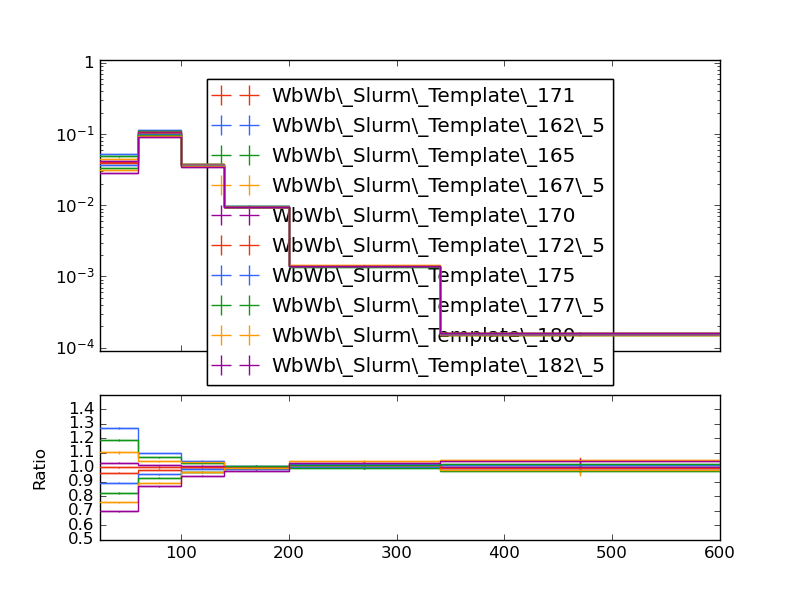

Python code for this plot:
#! /usr/bin/env python

# This Python script was auto-generated using YODA v2.0.1.
# Analysis object: /WbWb_singlelepton/pT_jet2
# Timestamp: 12-01-2026 (12:51:18)

import matplotlib as mpl
import matplotlib.pyplot as plt
mpl.use('Agg') # comment out for interactive use
import os
import numpy as np

plotDir = os.path.split(os.path.realpath(__file__))[0]
if 'YODA_USER_PLOT_PATH' in globals():
    plot_outdir = globals()['YODA_USER_PLOT_PATH']
else:
    plot_outdir = plotDir

#plot style
plt.style.use(os.path.join(plotDir, '../default.mplstyle'))

plt.rcParams['text.usetex'] = False
plt.style.use(['classic'])
plt.rc('font', family='DejaVu Sans')
# plot metadata
figW, figH = plt.rcParams['figure.figsize']
ax_xLabel = r''
ax_yLabel = r''
ax_title  = r''
ax_xScale = 'linear'
ax_yScale = 'log'
xLims = (25.0, 600.0)
yLims = (9e-05, 1.1)

# TeX-friendly labels for the legend
labels = {
    'legend' : ([ r"WbWb\_Slurm\_Template\_171", r"WbWb\_Slurm\_Template\_162\_5", r"WbWb\_Slurm\_Template\_165", r"WbWb\_Slurm\_Template\_167\_5", r"WbWb\_Slurm\_Template\_170", r"WbWb\_Slurm\_Template\_172\_5", r"WbWb\_Slurm\_Template\_175", r"WbWb\_Slurm\_Template\_177\_5", r"WbWb\_Slurm\_Template\_180", r"WbWb\_Slurm\_Template\_182\_5" ], r""),
}

# Adjust canvas width and height
canvasW = 10.0
canvasH = 9.0
figW *= canvasW/10.
figH *= canvasH/9.

# Create figure and axis objects
fig, (ax, ratio0_ax) = plt.subplots(2, 1, sharex=True,
                  figsize=(figW,figH), gridspec_kw={'height_ratios': (6.0, 3.0)})

# Set figure margins
plt.subplots_adjust(
    left   = 1.0 * plt.rcParams['figure.subplot.left'],
    right  = 1.0 * plt.rcParams['figure.subplot.right'],
    top    = 1.0 * plt.rcParams['figure.subplot.top'],
    bottom = 1.0 * plt.rcParams['figure.subplot.bottom'])

ratio0_ax.yaxis.set_major_locator(mpl.ticker.MultipleLocator(0.1))
ratio0_ax.set_ylim(0.5, 1.4999)
ratio0_ax.set_ylabel('Ratio')

# the numerical data is stored in a separate file
dataf = dict()
prefix = os.path.split(__file__)[0]
if prefix:    prefix = prefix + '/'
exec(open(prefix+'pT_jet2__data.py').read(), dataf)


legend_handles = dict() # keep track of handles for the legend

# style options for curves
# starts at zorder>=5 to draw curve on top of legend
styles = {
  'WbWb_LO_PS_Had_171/Analysis/WbWb_Slurm_Template_171.yoda.gz': {
    'color' : '#EE3311',
    'linestyle' : '-',
    'linewidth' : 1,
    'marker' : 'none',
    'markersize' : 2,
    'capsize' : 0.0,
    'zorder' : 5,
    'histstyle' : 1,
    'drawstyle' : 'steps-pre',
    'xerrorbars' : 1,
    'yerrorbars' : 1,
    'fillcolor' : None,
    'fillopacity' : 1.0,
    'ratio0_linestyle' : '-',
    'ratio0_linewidth' : 1,
    'ratio0_marker' : 'none',
    'ratio0_markersize' : 2,
    'ratio0_capsize' : 0.0,
    'ratio0_zorder' : 5,
    'ratio0_histstyle' : 1,
    'ratio0_drawstyle' : 'steps-pre',
    'ratio0_xerrorbars' : 1,
    'ratio0_yerrorbars' : 1,
  },
  'WbWb_LO_PS_Had_162/Analysis/WbWb_Slurm_Template_162_5.yoda.gz': {
    'color' : '#3366FF',
    'linestyle' : '-',
    'linewidth' : 1,
    'marker' : 'none',
    'markersize' : 2,
    'capsize' : 0.0,
    'zorder' : 6,
    'histstyle' : 1,
    'drawstyle' : 'steps-pre',
    'xerrorbars' : 1,
    'yerrorbars' : 1,
    'fillcolor' : None,
    'fillopacity' : 1.0,
    'ratio0_linestyle' : '-',
    'ratio0_linewidth' : 1,
    'ratio0_marker' : 'none',
    'ratio0_markersize' : 2,
    'ratio0_capsize' : 0.0,
    'ratio0_zorder' : 6,
    'ratio0_histstyle' : 1,
    'ratio0_drawstyle' : 'steps-pre',
    'ratio0_xerrorbars' : 1,
    'ratio0_yerrorbars' : 1,
  },
  'WbWb_LO_PS_Had_165/Analysis/WbWb_Slurm_Template_165.yoda.gz': {
    'color' : '#109618',
    'linestyle' : '-',
    'linewidth' : 1,
    'marker' : 'none',
    'markersize' : 2,
    'capsize' : 0.0,
    'zorder' : 7,
    'histstyle' : 1,
    'drawstyle' : 'steps-pre',
    'xerrorbars' : 1,
    'yerrorbars' : 1,
    'fillcolor' : None,
    'fillopacity' : 1.0,
    'ratio0_linestyle' : '-',
    'ratio0_linewidth' : 1,
    'ratio0_marker' : 'none',
    'ratio0_markersize' : 2,
    'ratio0_capsize' : 0.0,
    'ratio0_zorder' : 7,
    'ratio0_histstyle' : 1,
    'ratio0_drawstyle' : 'steps-pre',
    'ratio0_xerrorbars' : 1,
    'ratio0_yerrorbars' : 1,
  },
  'WbWb_LO_PS_Had_167/Analysis/WbWb_Slurm_Template_167_5.yoda.gz': {
    'color' : '#FF9900',
    'linestyle' : '-',
    'linewidth' : 1,
    'marker' : 'none',
    'markersize' : 2,
    'capsize' : 0.0,
    'zorder' : 8,
    'histstyle' : 1,
    'drawstyle' : 'steps-pre',
    'xerrorbars' : 1,
    'yerrorbars' : 1,
    'fillcolor' : None,
    'fillopacity' : 1.0,
    'ratio0_linestyle' : '-',
    'ratio0_linewidth' : 1,
    'ratio0_marker' : 'none',
    'ratio0_markersize' : 2,
    'ratio0_capsize' : 0.0,
    'ratio0_zorder' : 8,
    'ratio0_histstyle' : 1,
    'ratio0_drawstyle' : 'steps-pre',
    'ratio0_xerrorbars' : 1,
    'ratio0_yerrorbars' : 1,
  },
  'WbWb_LO_PS_Had_170/Analysis/WbWb_Slurm_Template_170.yoda.gz': {
    'color' : '#990099',
    'linestyle' : '-',
    'linewidth' : 1,
    'marker' : 'none',
    'markersize' : 2,
    'capsize' : 0.0,
    'zorder' : 9,
    'histstyle' : 1,
    'drawstyle' : 'steps-pre',
    'xerrorbars' : 1,
    'yerrorbars' : 1,
    'fillcolor' : None,
    'fillopacity' : 1.0,
    'ratio0_linestyle' : '-',
    'ratio0_linewidth' : 1,
    'ratio0_marker' : 'none',
    'ratio0_markersize' : 2,
    'ratio0_capsize' : 0.0,
    'ratio0_zorder' : 9,
    'ratio0_histstyle' : 1,
    'ratio0_drawstyle' : 'steps-pre',
    'ratio0_xerrorbars' : 1,
    'ratio0_yerrorbars' : 1,
  },
  'WbWb_LO_PS_Had_172/Analysis/WbWb_Slurm_Template_172_5.yoda.gz': {
    'color' : '#EE3311',
    'linestyle' : '-',
    'linewidth' : 1,
    'marker' : 'none',
    'markersize' : 2,
    'capsize' : 0.0,
    'zorder' : 10,
    'histstyle' : 1,
    'drawstyle' : 'steps-pre',
    'xerrorbars' : 1,
    'yerrorbars' : 1,
    'fillcolor' : None,
    'fillopacity' : 1.0,
    'ratio0_linestyle' : '-',
    'ratio0_linewidth' : 1,
    'ratio0_marker' : 'none',
    'ratio0_markersize' : 2,
    'ratio0_capsize' : 0.0,
    'ratio0_zorder' : 10,
    'ratio0_histstyle' : 1,
    'ratio0_drawstyle' : 'steps-pre',
    'ratio0_xerrorbars' : 1,
    'ratio0_yerrorbars' : 1,
  },
  'WbWb_LO_PS_Had_175/Analysis/WbWb_Slurm_Template_175.yoda.gz': {
    'color' : '#3366FF',
    'linestyle' : '-',
    'linewidth' : 1,
    'marker' : 'none',
    'markersize' : 2,
    'capsize' : 0.0,
    'zorder' : 11,
    'histstyle' : 1,
    'drawstyle' : 'steps-pre',
    'xerrorbars' : 1,
    'yerrorbars' : 1,
    'fillcolor' : None,
    'fillopacity' : 1.0,
    'ratio0_linestyle' : '-',
    'ratio0_linewidth' : 1,
    'ratio0_marker' : 'none',
    'ratio0_markersize' : 2,
    'ratio0_capsize' : 0.0,
    'ratio0_zorder' : 11,
    'ratio0_histstyle' : 1,
    'ratio0_drawstyle' : 'steps-pre',
    'ratio0_xerrorbars' : 1,
    'ratio0_yerrorbars' : 1,
  },
  'WbWb_LO_PS_Had_177/Analysis/WbWb_Slurm_Template_177_5.yoda.gz': {
    'color' : '#109618',
    'linestyle' : '-',
    'linewidth' : 1,
    'marker' : 'none',
    'markersize' : 2,
    'capsize' : 0.0,
    'zorder' : 12,
    'histstyle' : 1,
    'drawstyle' : 'steps-pre',
    'xerrorbars' : 1,
    'yerrorbars' : 1,
    'fillcolor' : None,
    'fillopacity' : 1.0,
    'ratio0_linestyle' : '-',
    'ratio0_linewidth' : 1,
    'ratio0_marker' : 'none',
    'ratio0_markersize' : 2,
    'ratio0_capsize' : 0.0,
    'ratio0_zorder' : 12,
    'ratio0_histstyle' : 1,
    'ratio0_drawstyle' : 'steps-pre',
    'ratio0_xerrorbars' : 1,
    'ratio0_yerrorbars' : 1,
  },
  'WbWb_LO_PS_Had_180/Analysis/WbWb_Slurm_Template_180.yoda.gz': {
    'color' : '#FF9900',
    'linestyle' : '-',
    'linewidth' : 1,
    'marker' : 'none',
    'markersize' : 2,
    'capsize' : 0.0,
    'zorder' : 13,
    'histstyle' : 1,
    'drawstyle' : 'steps-pre',
    'xerrorbars' : 1,
    'yerrorbars' : 1,
    'fillcolor' : None,
    'fillopacity' : 1.0,
    'ratio0_linestyle' : '-',
    'ratio0_linewidth' : 1,
    'ratio0_marker' : 'none',
    'ratio0_markersize' : 2,
    'ratio0_capsize' : 0.0,
    'ratio0_zorder' : 13,
    'ratio0_histstyle' : 1,
    'ratio0_drawstyle' : 'steps-pre',
    'ratio0_xerrorbars' : 1,
    'ratio0_yerrorbars' : 1,
  },
  'WbWb_LO_PS_Had_182/Analysis/WbWb_Slurm_Template_182_5.yoda.gz': {
    'color' : '#990099',
    'linestyle' : '-',
    'linewidth' : 1,
    'marker' : 'none',
    'markersize' : 2,
    'capsize' : 0.0,
    'zorder' : 14,
    'histstyle' : 1,
    'drawstyle' : 'steps-pre',
    'xerrorbars' : 1,
    'yerrorbars' : 1,
    'fillcolor' : None,
    'fillopacity' : 1.0,
    'ratio0_linestyle' : '-',
    'ratio0_linewidth' : 1,
    'ratio0_marker' : 'none',
    'ratio0_markersize' : 2,
    'ratio0_capsize' : 0.0,
    'ratio0_zorder' : 14,
    'ratio0_histstyle' : 1,
    'ratio0_drawstyle' : 'steps-pre',
    'ratio0_xerrorbars' : 1,
    'ratio0_yerrorbars' : 1,
  },
}

# curve from input yoda files in main panel
for label, yvals in dataf['yvals'].items():
    if all(np.isnan(v) for v in dataf['yvals'][label]):
        continue
    tmp = None
    if styles[label]['histstyle']: # draw as histogram
        xpos = dataf['xedges'][label] if styles[label]['drawstyle'] else dataf['xpoints'][label]
        ypos = np.insert(yvals, 0, yvals[0]) if styles[label]['drawstyle'] else yvals
        if styles[label]['fillcolor']: # fill area below curve
            ax.fill_between(xpos, ypos, step='pre',
                            color=styles[label]['fillcolor'],
                            alpha=styles[label]['fillopacity'])
        tmp, = ax.plot(xpos, ypos,
                       color=styles[label]['color'],
                       linestyle=styles[label]['linestyle'],
                       linewidth=styles[label]['linewidth'],
                       drawstyle=styles[label]['drawstyle'], solid_joinstyle='miter',
                       zorder=styles[label]['zorder'], label=label)
    tmp = ax.errorbar(dataf['xpoints'][label], yvals,
                      xerr=np.array(dataf['xerrs'][label])*styles[label]['xerrorbars'],
                      yerr=np.array(dataf['yerrs'][label])*styles[label]['yerrorbars'],
                      fmt=styles[label]['marker'], capsize=styles[label]['capsize'],
                      markersize=styles[label]['markersize'],
                      ecolor=styles[label]['color'],
                      color=styles[label]['color'], zorder=styles[label]['zorder'])
    tmp[-1][0].set_linestyle(styles[label]['linestyle'])
    tmp[-1][0].set_linewidth(styles[label]['linewidth'])
    if label in dataf['add_legend_handle']:  legend_handles[label] = tmp
    for varLabel in dataf['variation_yvals'].keys():
        if varLabel.startswith(label):
            tmp, = ax.plot(dataf['xedges'][label], dataf['variation_yvals'][varLabel],
                           color=styles[label]['color'],
                           linestyle=styles[label]['linestyle'],
                           linewidth=styles[label]['linewidth'],
                           drawstyle='steps-pre', solid_joinstyle='miter',
                           zorder=styles[label]['zorder'], alpha=0.5)


# plots on ratio panel
# curve from input yoda files in ratio panel
for label, yvals in dataf['ratio0_yvals'].items():
    if all(np.isnan(v) for v in yvals):
        continue
    if styles[label]['ratio0_histstyle']: # plot as histogram
        xpos = dataf['xedges']['WbWb_LO_PS_Had_171/Analysis/WbWb_Slurm_Template_171.yoda.gz'] if styles[label]['ratio0_drawstyle'] else dataf['xpoints']['WbWb_LO_PS_Had_171/Analysis/WbWb_Slurm_Template_171.yoda.gz']
        ypos = np.insert(yvals, 0, yvals[0]) if styles[label]['ratio0_drawstyle'] else yvals
        ratio0_ax.plot(xpos, ypos,
                       color=styles[label]['color'],
                       linewidth=styles[label]['linewidth'],
                       linestyle=styles[label]['ratio0_linestyle'],
                       drawstyle=styles[label]['ratio0_drawstyle'], zorder=styles[label]['zorder'],
                       solid_joinstyle='miter')
    tmp = ratio0_ax.errorbar(dataf['xpoints']['WbWb_LO_PS_Had_171/Analysis/WbWb_Slurm_Template_171.yoda.gz'], yvals,
                             xerr=np.array(dataf['ref_xerrs'])*styles[label]['ratio0_xerrorbars'],
                             yerr=np.array(dataf['ratio0_yerrs'][label])*styles[label]['ratio0_yerrorbars'],
                             fmt=styles[label]['ratio0_marker'], capsize=styles[label]['ratio0_capsize'],
                             markersize=styles[label]['ratio0_markersize'],
                             ecolor=styles[label]['color'],
                             color=styles[label]['color'])
    tmp[-1][0].set_linestyle(styles[label]['ratio0_linestyle'])
    tmp[-1][0].set_linewidth(styles[label]['ratio0_linewidth'])

    for varlabel in dataf['ratio0_variation_vals'].keys():
        if varlabel.startswith(label):
            ratio0_ax.plot(dataf['xedges']['WbWb_LO_PS_Had_171/Analysis/WbWb_Slurm_Template_171.yoda.gz'],
                            dataf['ratio0_variation_vals'][varlabel],
                            color=styles[label]['color'],
                            linestyle=styles[label]['linestyle'],
                            linewidth=styles[label]['linewidth'],
                            drawstyle='steps-pre', solid_joinstyle='miter',
                            zorder=1, alpha=0.5)

legend_items = list(legend_handles.values())
ax.add_artist(ax.legend(legend_items,
                        labels['legend'][0],
                        title=labels['legend'][1],
                        alignment='left',
                        loc='upper center',
                        bbox_to_anchor=(0.5, 0.97)))

# set plot metadata as defined above
ratio0_ax.set_xlabel(ax_xLabel)
ratio0_ax.xaxis.set_label_coords(1., -0.15)
ax.set_ylabel(ax_yLabel, ha='right', va='top')
ax.yaxis.set_label_coords(-0.11, 1.0)
ax.set_title(ax_title, loc='left')
ax.set_xscale(ax_xScale)
ax.set_yscale(ax_yScale)
ax.set_xlim(xLims)
ax.set_ylim(yLims)

# tick formatting
plt.rcParams['xtick.top'] = True
plt.rcParams['ytick.right'] = True
ax.yaxis.set_major_locator(mpl.ticker.LogLocator(base=10.0, numticks=np.inf))
ax.yaxis.set_minor_locator(mpl.ticker.LogLocator(
                           base=10.0, subs=np.arange(0.1, 1, 0.1), numticks=np.inf))
fig.align_ylabels((ax, ratio0_ax))
plt.savefig(os.path.join(plot_outdir, 'pT_jet2.pdf'), format='PDF')
plt.savefig(os.path.join(plot_outdir, 'pT_jet2.png'), format='PNG')

plt.close(fig)
